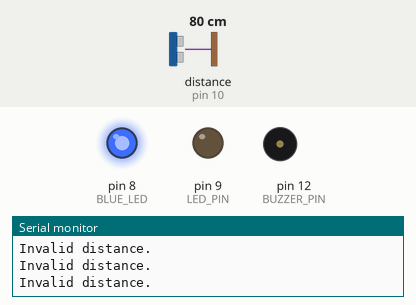
Simulated run of this sketch. Board: Arduino Uno, built with avr-gcc and run on an emulated ATmega328P. Shown: output pins drawn as LEDs (lit = HIGH), buzzer (waves = sounding), the last lines printed to the serial monitor. Wiring (inferred from the names in the program): ultrasonic range finder: trigger pin 11; echo pin 10. Inputs (shaded band) come from the test bench; at power-on: distance to the obstacle (sensor on pin 10) 80 cm. The echo pulse lasts 58.3 µs per cm; pins used as bus, display or sensor lines are not drawn.

Above: at 1.3 s.
1.4 s: distance to the obstacle (sensor on pin 10) set to 7 cm
3.5 s: distance to the obstacle (sensor on pin 10) set to 4 cm
At 4.3 s:
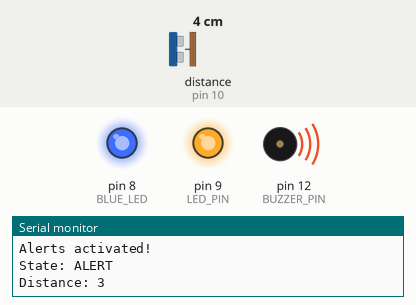
Timing chart, 0 to 35.0 s (numbered marks = the images above; inputs shaded):
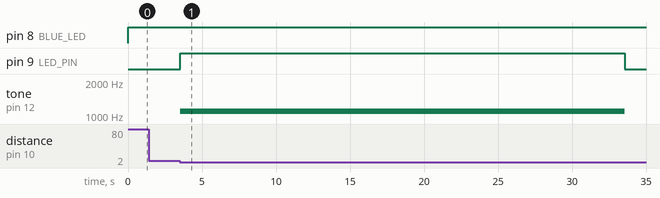

Measured:
- the behaviour switches between 6 and 5 cm on distance to the obstacle (sensor on pin 10) (found by bisection; images 0 and 1)
- after the input at 3.5 s, pin 9 (LED_PIN): LOW → HIGH at once, → LOW 30.1 s later; tone on pin 12 (BUZZER_PIN): silent → 1100 Hz at once, → silent 30.1 s later

The sketch:

main.ino
```cpp
#define TRIG_PIN 11     // Trigger pin of the ultrasonic sensor
#define ECHO_PIN 10     // Echo pin of the ultrasonic sensor
#define LED_PIN 9
#define BLUE_LED 8    // Pin for the LED strip
#define BUZZER_PIN 12   // Pin for the buzzer
#define MAX_DISTANCE 20 // Maximum valid distance in cm
#define THRESHOLD_DISTANCE 4 // Distance threshold for bin full (in cm)

// Timing variables
unsigned long alertStartTime = 0;     // Time when the alert starts
unsigned long pauseStartTime = 0;     // Time when the pause phase starts
const unsigned long alertDuration = 30000;   // 30 seconds in milliseconds
const unsigned long pauseDuration = 60000;   // 60 seconds in milliseconds

// State variables
enum SystemState { IDLE, ALERT, PAUSE };
SystemState currentState = IDLE;

void setup() {
  pinMode(BLUE_LED, OUTPUT);
  pinMode(TRIG_PIN, OUTPUT);
  pinMode(ECHO_PIN, INPUT);
  pinMode(LED_PIN, OUTPUT);
  pinMode(BUZZER_PIN, OUTPUT);
  Serial.begin(9600); // For debugging
}

void loop() {
  digitalWrite (BLUE_LED,HIGH);
  int distance = measureDistance();

  // Debugging: Print the distance
  if (distance > 0 && distance <= MAX_DISTANCE) {
    Serial.print("Distance: ");
    Serial.println(distance);
  } else {
    Serial.println("Invalid distance.");
  }

  unsigned long currentTime = millis();

  switch (currentState) {
    case IDLE:
      if (distance > 0 && distance <= THRESHOLD_DISTANCE) {
        // Transition to ALERT state
        currentState = ALERT;
        alertStartTime = currentTime;
        activateAlerts();
        Serial.println("State: ALERT");
      }
      break;

    case ALERT:
      if (currentTime - alertStartTime >= alertDuration) {
        // Transition to PAUSE state
        deactivateAlerts();
        currentState = PAUSE;
        pauseStartTime = currentTime;
        Serial.println("State: PAUSE");
      }
      break;

    case PAUSE:
      if (distance > THRESHOLD_DISTANCE) {
        // Reset to IDLE if bin is emptied
        currentState = IDLE;
        Serial.println("State: IDLE (Bin emptied)");
      } else if (currentTime - pauseStartTime >= pauseDuration) {
        // Check bin state before reactivating alerts
        if (distance > 0 && distance <= THRESHOLD_DISTANCE) {
          currentState = ALERT;
          alertStartTime = currentTime;
          activateAlerts();
          Serial.println("State: ALERT (Bin still full)");
        } else {
          // Reset to IDLE if the bin is no longer full
          currentState = IDLE;
          Serial.println("State: IDLE (Bin no longer full)");
        }
      }
      break;
  }

  delay(500); // Stabilization delay
}

// Function to measure distance using the ultrasonic sensor
int measureDistance() {
  long duration;
  int distance;

  // Trigger the ultrasonic sensor
  digitalWrite(TRIG_PIN, LOW);
  delayMicroseconds(2);
  digitalWrite(TRIG_PIN, HIGH);
  delayMicroseconds(10);
  digitalWrite(TRIG_PIN, LOW);

  // Read the echo pin and calculate the distance
  duration = pulseIn(ECHO_PIN, HIGH, 30000); // Timeout after 30 ms
  if (duration == 0) {
    return -1; // Return -1 for invalid readings
  }

  distance = duration * 0.034 / 2; // Convert to cm
  return distance;
}

// Function to activate LED and buzzer
void activateAlerts() {
  digitalWrite(LED_PIN, HIGH);
  tone(BUZZER_PIN, 1100); // Generate a 1 kHz tone
  Serial.println("Alerts activated!");
}

// Function to deactivate LED and buzzer
void deactivateAlerts() {
  digitalWrite(LED_PIN, LOW);
  noTone(BUZZER_PIN);
  Serial.println("Alerts deactivated.");
}
```
